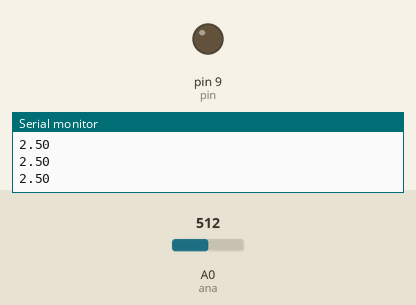
This sketch was run on a simulated Arduino Uno, built with avr-gcc and run on an emulated ATmega328P. Parts: output pins drawn as LEDs (lit = HIGH), the last lines printed to the serial monitor. The test bench sets the inputs (shaded band); at power-on: A0 (ana) = 512.

Above: at 1.2 s.
1.3 s: A0 (ana) set to 707
2.8 s: A0 (ana) set to 733
At 4.0 s:
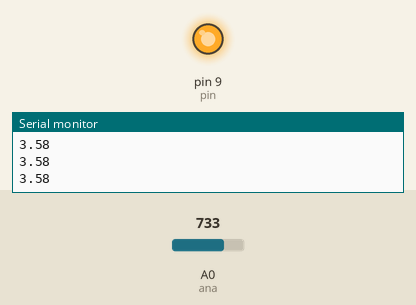
4.3 s: A0 (ana) set to 716
At 5.2 s:
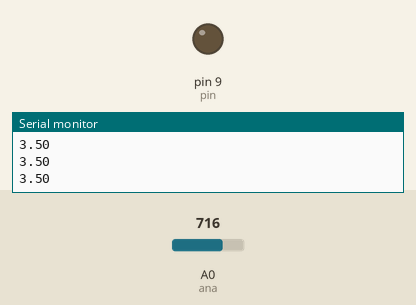
5.8 s: A0 (ana) set to 900
At 6.5 s:
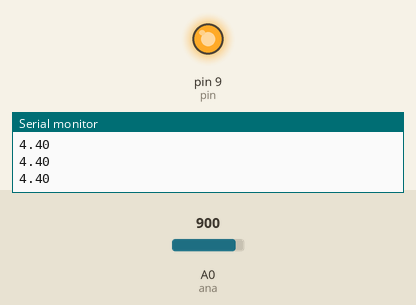
Timing chart, 0 to 8.3 s (numbered marks = the images above; inputs shaded):
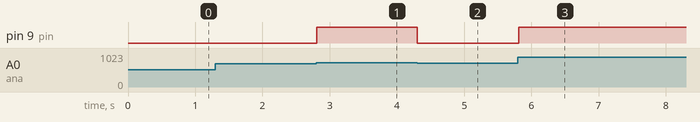

The sketch:

ldr.ino.ino
```cpp
int ana=A0;
int val=0;
const int pin=9;
float vol;

void setup() {
  // put your setup code here, to run once:
pinMode(pin,OUTPUT);
Serial.begin(9600);
}

void loop() {
  // put your main code here, to run repeatedly:
val=analogRead(ana);

vol= (val*5.0)/1023.0;
Serial.println(vol);

if(vol>3.5)
{
  digitalWrite(pin,HIGH);
}
else
{
  digitalWrite(pin,LOW);
}

delay(10);
}
```

Measured:
- the behaviour switches between 716 and 717 on A0 (ana) (found by bisection; images 0 and 1)
- after the input at 2.8 s, pin 9 (pin): LOW → HIGH at once
- after the input at 4.3 s, pin 9 (pin): HIGH → LOW at once
- after the input at 5.8 s, pin 9 (pin): LOW → HIGH at once
